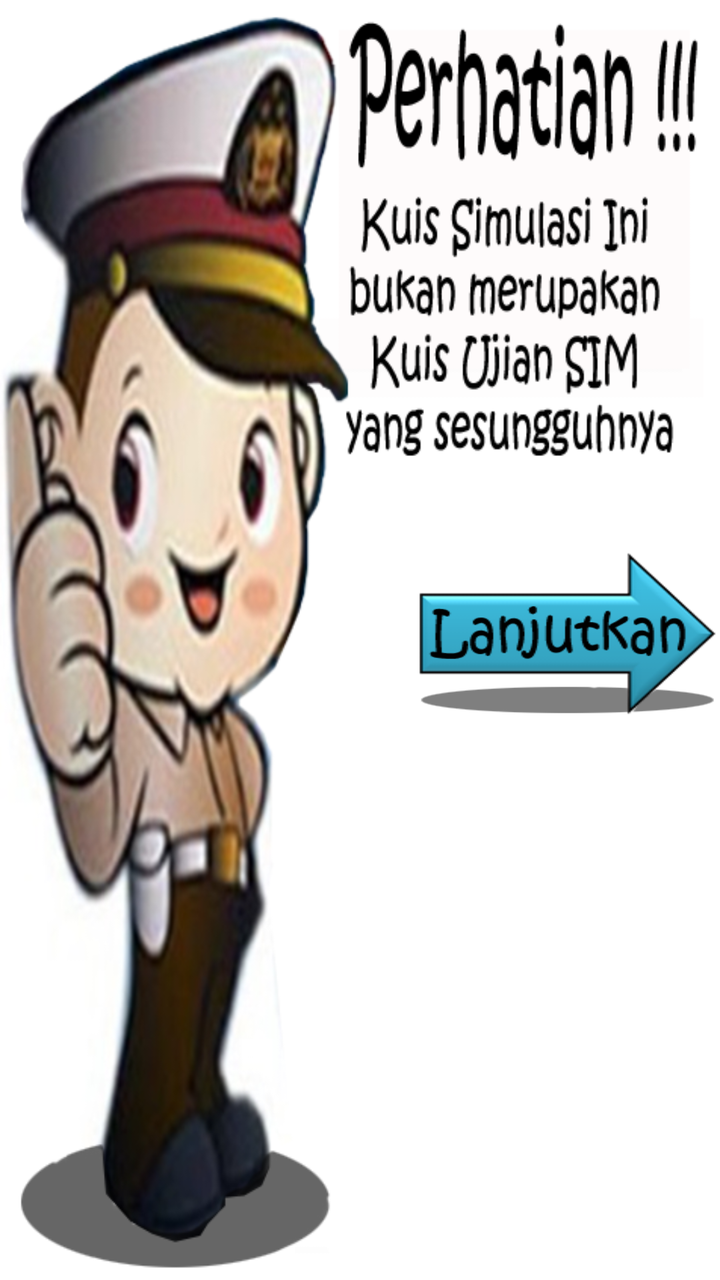
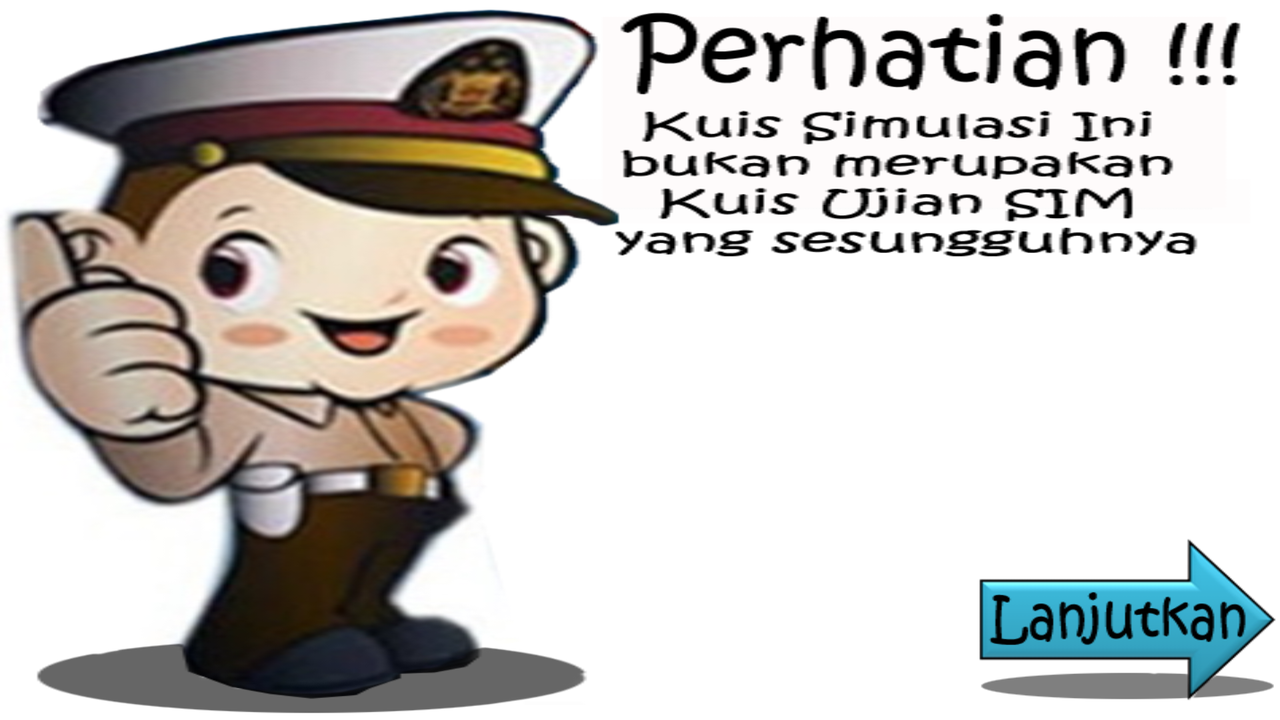

Two renders of one Android screen. The first uses the default layout on a phone; the second uses the alternative layout the repository ships for a different screen configuration, on a matching device. The two XML files are below.
<!-- AndroidManifest.xml: application theme AppTheme -->
<!-- res/layout/activity_simulasi.xml -->
<RelativeLayout xmlns:android="http://schemas.android.com/apk/res/android"
    xmlns:tools="http://schemas.android.com/tools" android:layout_width="match_parent"
    android:layout_height="match_parent" android:paddingLeft="@dimen/activity_horizontal_margin"
    android:paddingRight="@dimen/activity_horizontal_margin"
    android:paddingTop="@dimen/activity_vertical_margin"
    android:paddingBottom="@dimen/activity_vertical_margin"
    tools:context="com.evand.edu.uulalulintas.simulasi"
    android:background="@drawable/ss2">

    <ImageButton
        android:layout_width="150dp"
        android:layout_height="90dp"
        android:id="@+id/imageButton7"
        android:onClick="btnoc"
        android:background="@drawable/next"
        android:layout_centerVertical="true"
        android:layout_alignParentRight="true"
        android:layout_alignParentEnd="true"
        android:layout_marginRight="2dp" />
</RelativeLayout>
<!-- resources referenced by this layout -->
<resources>
  <!-- drawable next: png bitmap (drawable, 14876 bytes) -->
  <!-- drawable ss2: png bitmap (drawable, 245904 bytes) -->
  <!-- from res/values-v21/ -->
  <style name="AppTheme" parent="Base.Theme.AppCompat.Light">
      </style>
</resources>
<!-- res/layout-land/activity_simulasi.xml (the repository's variant of the layout above) -->
<!-- drawn on the phone turned sideways -->
<RelativeLayout xmlns:android="http://schemas.android.com/apk/res/android"
    xmlns:tools="http://schemas.android.com/tools" android:layout_width="match_parent"
    android:layout_height="match_parent" android:paddingLeft="@dimen/activity_horizontal_margin"
    android:paddingRight="@dimen/activity_horizontal_margin"
    android:paddingTop="@dimen/activity_vertical_margin"
    android:paddingBottom="@dimen/activity_vertical_margin"
    tools:context="com.evand.edu.uulalulintas.simulasi"
    android:background="@drawable/ss2">

    <ImageButton
        android:layout_width="150dp"
        android:layout_height="90dp"
        android:id="@+id/imageButton7"
        android:onClick="btnoc"
        android:background="@drawable/next"
        android:layout_alignParentBottom="true"
        android:layout_alignParentRight="true"
        android:layout_alignParentEnd="true"
        android:layout_marginRight="2dp"
        android:layout_marginBottom="2dp" />
</RelativeLayout>
